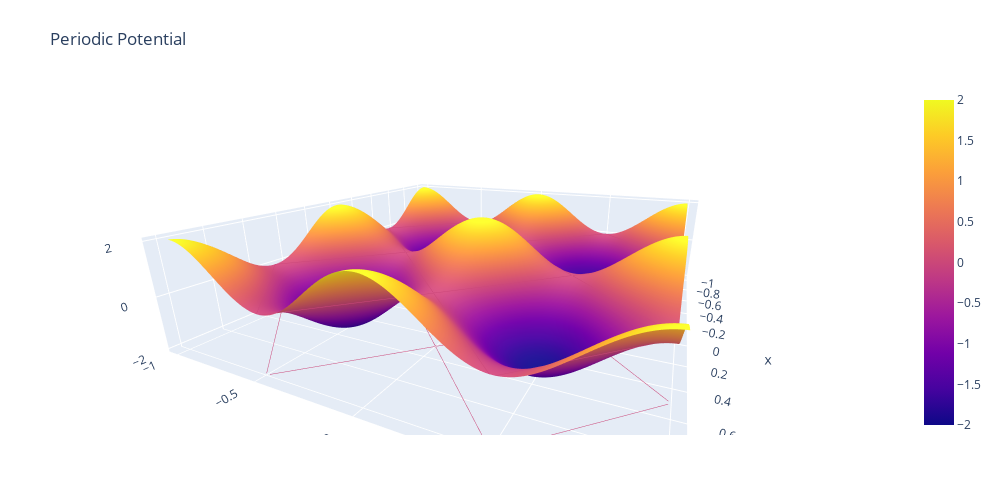

The notebook cell saved with this chart:
### Code cell
fig = go.Figure(data=[go.Surface(z=Z_periodic, x=x_array, y=x_array)])
fig.update_traces(
    contours_z = dict(
        show=True, usecolormap=True,
        highlightcolor="limegreen", project_z=True
    )
)

fig.update_layout(
    title='Periodic Potential', autosize=True,
    scene_camera_eye=dict(x=1.87, y=0.88, z=0.64),
    width=1000, height=500, margin=dict(l=65, r=50, b=65, t=90),
    scene = {
        "xaxis": {"nticks": 20},
        "zaxis": {"nticks": 4},
        "aspectratio": {"x": 2, "y": 2, "z": 0.5}
    }
)

fig.show()

### Figure 1 — Plotly figure (JSON) as saved in the notebook; plotly's stock layout.template omitted (floating-point values rounded to 4 significant figures; data arrays with more than 128 entries replaced by an {"elided": "..."} marker saying what was removed)
{"data": [{"contours": {"z": {"highlightcolor": "limegreen", "project": {"z": true}, "show": true, "usecolormap": true}}, "type": "surface", "x": {"elided": "200 float values"}, "y": {"elided": "200 float values"}, "z": {"elided": "200x200 float values"}}], "layout": {"autosize": true, "height": 500, "margin": {"b": 65, "l": 65, "r": 50, "t": 90}, "scene": {"aspectratio": {"x": 2, "y": 2, "z": 0.5}, "camera": {"eye": {"x": 1.87, "y": 0.88, "z": 0.64}}, "xaxis": {"nticks": 20}, "zaxis": {"nticks": 4}}, "title": {"text": "Periodic Potential"}, "width": 1000}}
